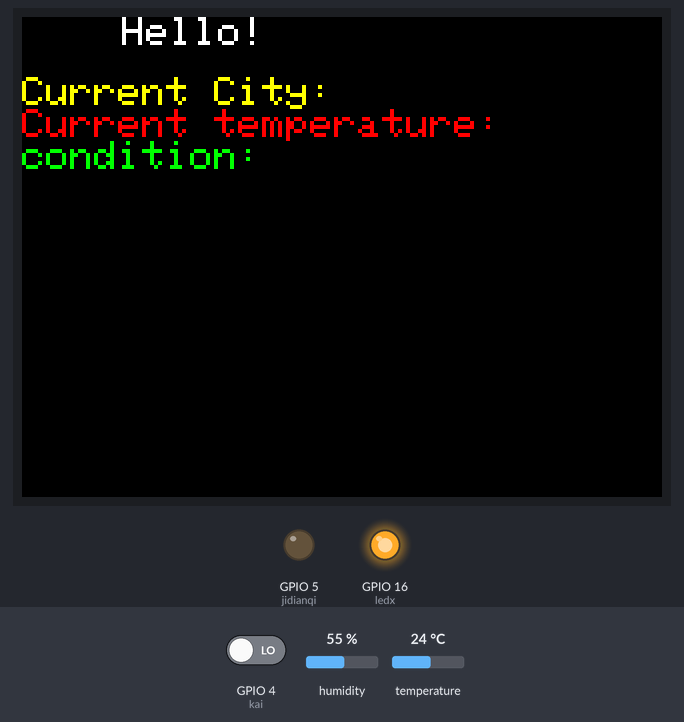
Recording of a sketch running on a simulated ESP8266 (NodeMCU). Parts: 320×240 colour display, output pins drawn as LEDs (lit = HIGH). Inputs (shaded band) come from the test bench; at power-on: GPIO 4 (kai) LOW, temperature 24 °C, humidity 55 %. WiFi joins after 1.5 s; servers stay silent unless stated; uploads are accepted with an empty reply; what the sketch prints to the serial monitor is not drawn.

Above: at 7.6 s.
7.7 s: GPIO 4 (kai) driven HIGH
At 22.0 s:
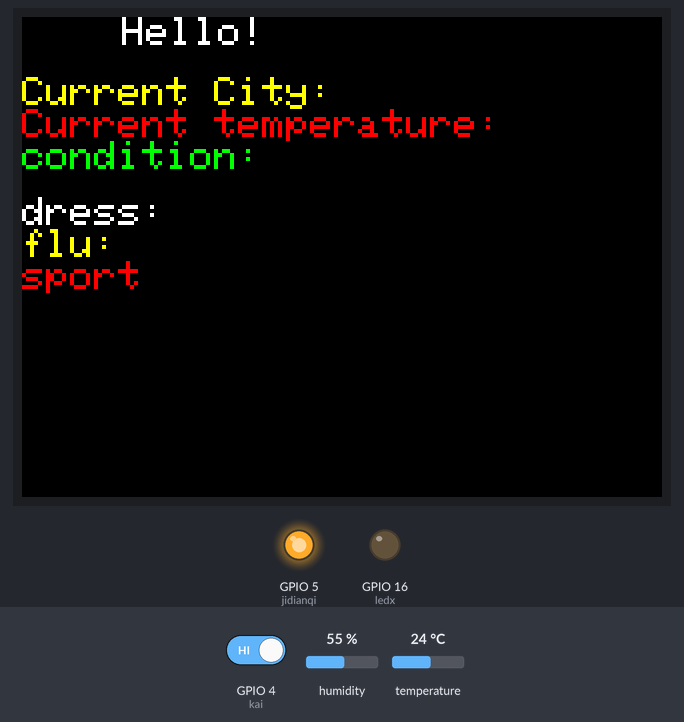
36.3 s: temperature set to 26 °C
50.6 s: temperature set to 29 °C
At 58.5 s:
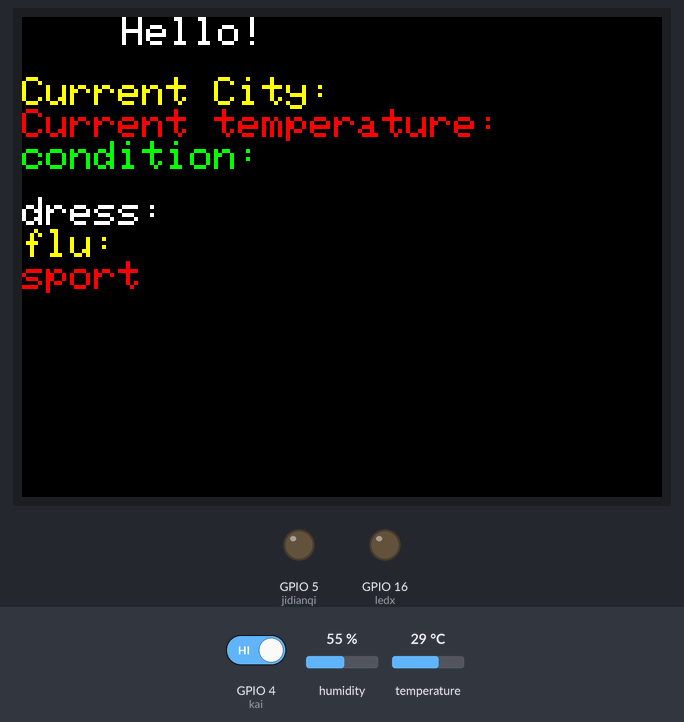
64.9 s: GPIO 4 (kai) driven LOW
At 79.0 s:
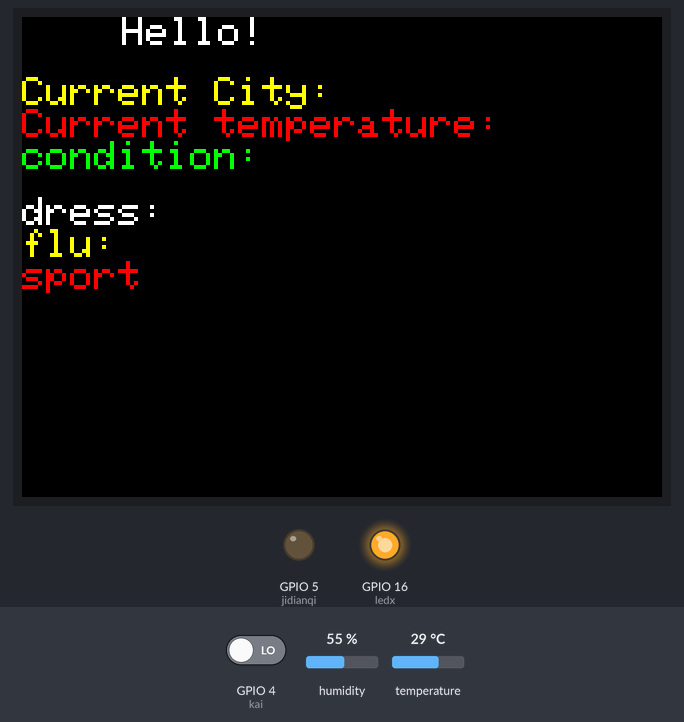
Timing chart, 0 to 80.2 s (numbered marks = the images above; inputs shaded):
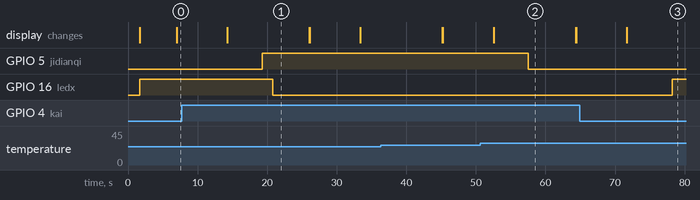

Measured:
- the behaviour switches between 27 and 28 °C on temperature (found by bisection; images 1 and 2)
- after the input at 7.7 s, GPIO 16 (ledx): HIGH → LOW after 13.1 s
- after the input at 50.6 s, GPIO 5 (jidianqi): HIGH → LOW after 7.0 s
- after the input at 64.9 s, GPIO 16 (ledx): LOW → HIGH after 13.3 s
- what the display in image 1 shows lasts 11.8 s, from 14.3 s to 26.1 s

The sketch:

smart_wardrobe.ino
```cpp
#include <ESP8266WiFi.h>                //wifi连接库
#include <ArduinoJson.h>                 //JSON解析库
#include "SPI.h"                        //TFT驱动库
#include "Adafruit_GFX.h"
#include "Adafruit_ILI9341esp.h"
#include "SimpleDHT.h"                   //DHT11库

//发热片相关定义
#define jidianqi 5
//led控制
#define kai 4
#define ledx 16

//TFT屏相关定义
#define TFT_DC 2
#define TFT_CS 15
Adafruit_ILI9341 tft = Adafruit_ILI9341(TFT_CS, TFT_DC);

//温湿模块
int DHTpin=0;
byte temperature=0;
byte humidity=0;
SimpleDHT11 dht11(DHTpin);

//wifi
const char* AP_SSID     = "Redmi";
const char* AP_PSK = "88888888";

WiFiClient client;                       //创建一个网络对象

void wifi_start_connect()              //连接WIFI
{
  WiFi.mode(WIFI_STA);                 //设置esp8266 工作模式
  Serial.println("Connecting to ");
  Serial.println(AP_SSID);
  WiFi.begin(AP_SSID, AP_PSK);         //连接wifi
  WiFi.setAutoConnect(true);
  while (WiFi.status()!= WL_CONNECTED) //wifi连接状态检测
        {
         delay(500);
         Serial.print(".");
        }
  Serial.println("WiFi connected IP is");
  Serial.println(WiFi.localIP());
}

void parseUserDataweather(String content)
{
 const size_t capacity = JSON_ARRAY_SIZE(1) + JSON_OBJECT_SIZE(1) + 2*JSON_OBJECT_SIZE(3) + JSON_OBJECT_SIZE(6) + 210;
 DynamicJsonBuffer jsonBuffer(capacity);

 JsonObject& rootw = jsonBuffer.parseObject(content);

 JsonObject& results_0w = rootw["results"][0];

 JsonObject& results_0_location = results_0w["location"];
 const char* results_0_location_name = results_0_location["name"];
 JsonObject& results_0_now = results_0w["now"];
 const char* results_0_now_text = results_0_now["text"];
 const char* results_0_now_temperature = results_0_now["temperature"];

tft.fillScreen(ILI9341_BLACK);
  unsigned long start = micros();
  tft.setCursor(50,0);
  tft.setTextColor(ILI9341_WHITE);  tft.setTextSize(2);
  tft.println("Hello!");
  tft.setCursor(0, 30);
  tft.setTextColor(ILI9341_YELLOW); tft.setTextSize(2);
  tft.print("Current City:");
  tft.println(results_0_location_name);
  tft.setTextColor(ILI9341_RED);    tft.setTextSize(2);
  tft.print("Current temperature: ");
  tft.println(results_0_now_temperature);
  tft.setTextColor(ILI9341_GREEN);
  tft.setTextSize(2);
  tft.print("condition: ");
  tft.println(results_0_now_text);
}
void parseUserDatalife(String content)
{
   const size_t capacity = JSON_ARRAY_SIZE(1) + JSON_OBJECT_SIZE(1) + 2*JSON_OBJECT_SIZE(3) + JSON_OBJECT_SIZE(6) + 210;
   DynamicJsonBuffer jsonBuffer(1000);

 JsonObject& rootl = jsonBuffer.parseObject(content);

 JsonObject& results_0l = rootl["results"][0];
 JsonObject& results_0_suggestion=results_0l["suggestion"];
 JsonObject& results_0_dressingall = results_0_suggestion["dressing"];
 const char* results_0_dress = results_0_dressingall["brief"];
 JsonObject& results_0_fluall = results_0_suggestion["flu"];
 const char* results_0_flu=results_0_fluall["brief"];
 JsonObject& results_0_sportall = results_0_suggestion["sport"];
 const char* results_0_sport = results_0_sportall["brief"];

Serial.println(results_0_dress);
  tft.setCursor(0, 90);
  tft.setTextColor(ILI9341_WHITE);  tft.setTextSize(2);
  tft.print("dress:");
  tft.println(results_0_dress);
  tft.setTextColor(ILI9341_YELLOW); tft.setTextSize(2);
  tft.print("flu:");
  tft.println(results_0_flu);
  tft.setTextColor(ILI9341_RED);    tft.setTextSize(2);
  tft.print("sport");
  tft.println(results_0_sport);
  tft.println();

}

void setup()
{
 Serial.begin(115200);
 Serial.println("print ok");
 //wifi初始设置
 wifi_start_connect();
 client.setTimeout(5000);//设置服务器连接超时时间
//tft初始设置
 tft.begin();
 pinMode(jidianqi,OUTPUT);
 pinMode(kai,INPUT);
 pinMode(ledx,OUTPUT);
//TFT测试
  uint8_t x = tft.readcommand8(ILI9341_RDMODE);
  Serial.print("Display Power Mode: 0x"); Serial.println(x, HEX);
  x = tft.readcommand8(ILI9341_RDMADCTL);
  Serial.print("MADCTL Mode: 0x"); Serial.println(x, HEX);
  x = tft.readcommand8(ILI9341_RDPIXFMT);
  Serial.print("Pixel Format: 0x"); Serial.println(x, HEX);
  x = tft.readcommand8(ILI9341_RDIMGFMT);
  Serial.print("Image Format: 0x"); Serial.println(x, HEX);
  x = tft.readcommand8(ILI9341_RDSELFDIAG);
  Serial.print("Self Diagnostic: 0x"); Serial.println(x, HEX);
  Serial.println(F("Done!"));
}

void loop()
{
  if(digitalRead(kai)==1)
  {
      digitalWrite(ledx,LOW);
  }else
  {
    digitalWrite(ledx,HIGH);
  }
  tft.setRotation(1);
  //请求天气数据
  if(client.connect("api.seniverse.com", 80)==1)              //连接服务器并判断是否连接成功
  {
    client.print("GET /v3/weather/now.json?key=SjBu7CM9jRJeJRAUA&location=beijing&language=en&unit=c HTTP/1.1\r\n"); //利用心知天气获取天气信息
    client.print("Host:api.seniverse.com\r\n");
    client.print("Accept-Language:zh-cn\r\n");
    client.print("Connection:close\r\n\r\n");

    String status_codeweather = client.readStringUntil('\r');        //读取GET数据，服务器返回的状态码，若成功则返回状态码200
    Serial.println(status_codeweather);

     if(client.find("\r\n\r\n")==1)                            //跳过返回的数据头，直接读取后面的JSON数据，
     {
      String json_from_serverweather=client.readStringUntil('\n');  //读取返回的JSON数据
      Serial.println(json_from_serverweather);
      parseUserDataweather(json_from_serverweather);                      //将读取的JSON数据，传送到JSON解析函数中进行显示。
     }
  }
  else
  {
    Serial.println("connection failed this time");
    delay(5000);                                            //请求失败等5秒
  }
   client.stop();
   delay(2000);
    //请求生活指数数据
   if(client.connect("api.seniverse.com", 80)==1)              //连接服务器并判断是否连接成功
   {
      client.print("GET /v3/life/suggestion.json?key=SjBu7CM9jRJeJRAUA&location=beijing&language=en HTTP/1.1\r\n");
      client.print("Host:api.seniverse.com\r\n");
      client.print("Accept-Language:en\r\n");
      client.print("Connection:close\r\n\r\n"); //向心知天气的服务器发送请求。


      String status_codelife = client.readStringUntil('\r');        //读取GET数据，服务器返回的状态码，若成功则返回状态码200
      Serial.println(status_codelife);

   if(client.find("\r\n\r\n")==1)                            //跳过返回的数据头，直接读取后面的JSON数据，
     {
      String json_from_serverlife=client.readStringUntil('\n');  //读取返回的JSON数据
      Serial.println(json_from_serverlife);
      parseUserDatalife(json_from_serverlife);                      //将读取的JSON数据，传送到JSON解析函数中进行显示。
     }
  }
else
  {
   Serial.println("connection failed this time");
   delay(5000);                                            //请求失败等5秒
  }
  int i;
 // for(i=0;i<5;i++)
  delay(5000);
  dht11x();

}
void dht11x(void)
{
  int err = SimpleDHTErrSuccess;
  int dd=dht11.read(&temperature, &humidity, NULL);
  if (dd!= SimpleDHTErrSuccess) {
    Serial.print("Read DHT11 failed, err=");
    Serial.println(err);
    delay(1000);
    return;
  }
  Serial.print("Sample OK: ");
  Serial.print((int)temperature); Serial.print(" *C, ");
  Serial.print((int)humidity); Serial.println(" H");

  if(temperature<28||humidity>80)           //根据温湿度情况判断是否启动发热装置
    {
        digitalWrite(jidianqi,HIGH);
    }else
    {
        digitalWrite(jidianqi,LOW);
    }
  delay(1500);
}
```
